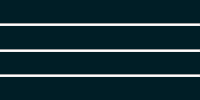
                      <widget class="QWidget" name="page_103_3_3">
                       <layout class="QVBoxLayout" name="verticalLayout_47">
                        <property name="spacing">
                         <number>0</number>
                        </property>
                        <property name="leftMargin">
                         <number>0</number>
                        </property>
                        <property name="topMargin">
                         <number>0</number>
                        </property>
                        <property name="rightMargin">
                         <number>0</number>
                        </property>
                        <property name="bottomMargin">
                         <number>0</number>
                        </property>
                        <item>
                         <widget class="PlotWidget" name="DataAnalysis_Oscilloscope_widget3_2_0" native="true">
                          <property name="sizePolicy">
                           <sizepolicy hsizetype="Preferred" vsizetype="Expanding">
                            <horstretch>0</horstretch>
                            <verstretch>0</verstretch>
                           </sizepolicy>
                          </property>
                          <property name="styleSheet">
                           <string notr="true">background-color: rgb(0, 30, 38);</string>
                          </property>
                         </widget>
                        </item>
                        <item>
                         <widget class="Line" name="line_26">
                          <property name="orientation">
                           <enum>Qt::Horizontal</enum>
                          </property>
                         </widget>
                        </item>
                        <item>
                         <widget class="PlotWidget" name="DataAnalysis_Oscilloscope_widget3_2_1" native="true">
                          <property name="sizePolicy">
                           <sizepolicy hsizetype="Preferred" vsizetype="Expanding">
                            <horstretch>0</horstretch>
                            <verstretch>0</verstretch>
                           </sizepolicy>
                          </property>
                          <property name="styleSheet">
                           <string notr="true">background-color: rgb(0, 30, 38);</string>
                          </property>
                         </widget>
                        </item>
                        <item>
                         <widget class="Line" name="line_28">
                          <property name="orientation">
                           <enum>Qt::Horizontal</enum>
                          </property>
                         </widget>
                        </item>
                        <item>
                         <widget class="PlotWidget" name="DataAnalysis_Oscilloscope_widget3_2_2" native="true">
                          <property name="sizePolicy">
                           <sizepolicy hsizetype="Preferred" vsizetype="Expanding">
                            <horstretch>0</horstretch>
                            <verstretch>0</verstretch>
                           </sizepolicy>
                          </property>
                          <property name="styleSheet">
                           <string notr="true">background-color: rgb(0, 30, 38);</string>
                          </property>
                         </widget>
                        </item>
                        <item>
                         <widget class="Line" name="line_27">
                          <property name="orientation">
                           <enum>Qt::Horizontal</enum>
                          </property>
                         </widget>
                        </item>
                        <item>
                         <widget class="PlotWidget" name="DataAnalysis_Oscilloscope_widget3_2_3" native="true">
                          <property name="sizePolicy">
                           <sizepolicy hsizetype="Preferred" vsizetype="Expanding">
                            <horstretch>0</horstretch>
                            <verstretch>0</verstretch>
                           </sizepolicy>
                          </property>
                          <property name="styleSheet">
                           <string notr="true">background-color: rgb(0, 30, 38);</string>
                          </property>
                         </widget>
                        </item>
                       </layout>
                      </widget>
